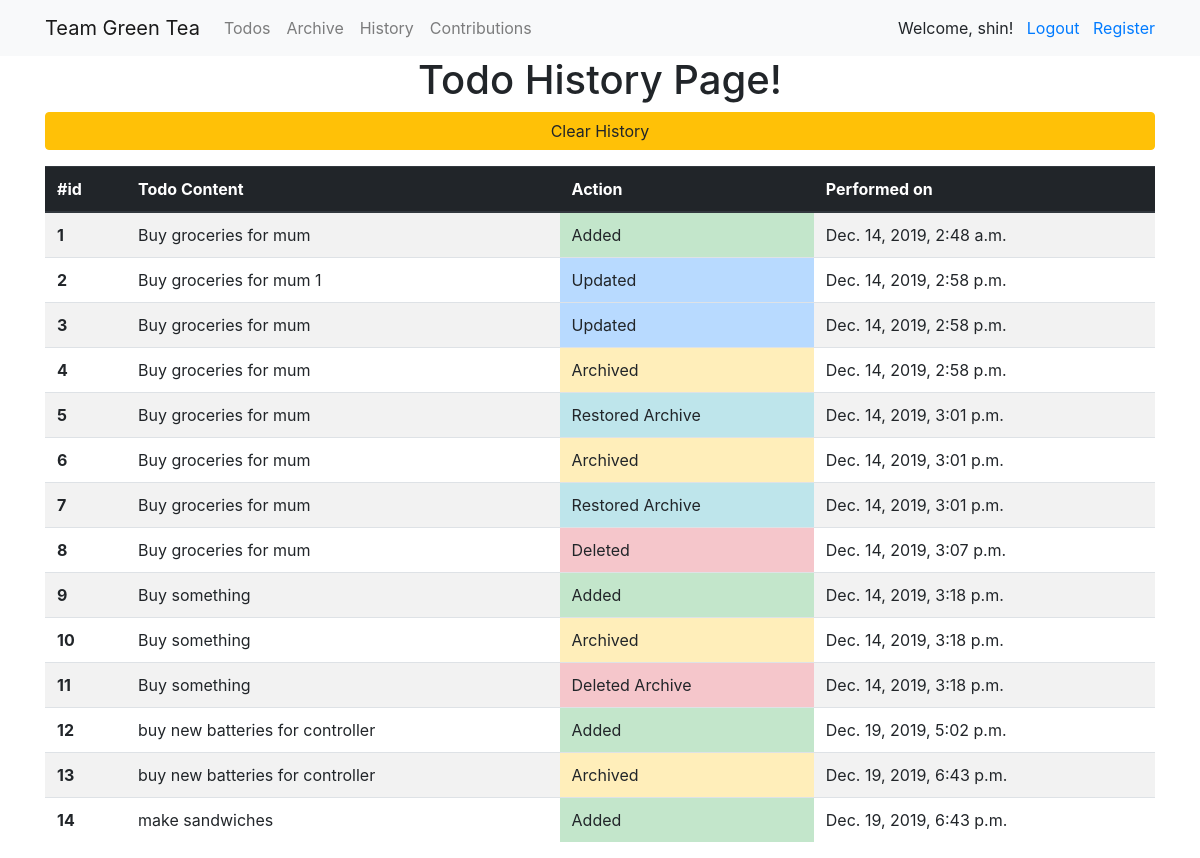
Screenshot of /todo_history/ (signed in) with the database file from the repository.
### todolist/models.py (models this page shows)
class TodoItemLogger(models.Model):
    TYPE = (
        ('A','Added'),
        ('D','Deleted'),
        ('U','Updated'),
        ('AR','Archived'), # Archived a todoitem object
        ('DA','Deleted Archive'), # Deleted an archive object
        ('RA','Restored Archive'), # Restored a todoitem
    )
    content = models.TextField()
    action = models.CharField(max_length=1, choices=TYPE) # Can use object.action_display() to show 'Added' instead of 'A' with object.action
    created_at = models.DateTimeField(default=timezone.now)
    updated_at = models.DateTimeField(auto_now=True)

### todolist/views.py (the view)
# urls.py: path("todo_history/", todoHistoryView),
def todoHistoryView(request):
    all_todos_items = TodoItemLogger.objects.all()
    return render(request, 'history.html', {'all_items': all_todos_items})

### todolist/templates/history.html
{% extends "base.html" %}
{% block page_content %}
<h1 class="text-center">Todo History Page!</h1>
{% if user.is_authenticated %}
<form action="/clearHistory/" method="post">{% csrf_token %}
    <input class="btn btn-warning btn-block" type="submit" value="Clear History" />
</form>
<table class="table table-striped">
    <thead class="thead-dark">
        <tr>
            <th scope="col">#id</th>
            <th scope="col">Todo Content</th>
            <th scope="col">Action</th>
            <th scope="col">Performed on</th>
        </tr>
    </thead>
    <tbody>
        {% for todo_item in all_items %}
        <tr>
            <th scope="row">{{todo_item.id}}</th>
            <td>{{todo_item.content}}</td>
            {% if todo_item.action == "A" %}
            <td class="table-success">{{ todo_item.get_action_display}}</td>
            {% elif todo_item.action == "D" or todo_item.action == "DA" %}
            <td class="table-danger">{{ todo_item.get_action_display}}</td>
            {% elif todo_item.action == "U" %}
            <td class="table-primary">{{ todo_item.get_action_display}}</td>
            {% elif todo_item.action == "AR" %}
            <td class="table-warning">{{ todo_item.get_action_display}}</td>
            {% else %}
            <td class="table-info">{{ todo_item.get_action_display}}</td>
            {% endif %}
            <td>{{todo_item.created_at}}</td>
            </tr>
            {% endfor %}
        </tbody>
    </table>
{% else %}
<div class="alert alert-warning" role="alert">
    You're not logged in!
</div>
{% endif %}
{% endblock %}

### todolist/templates/base.html (shortened to what this page needs)
<link rel="stylesheet" href="https://stackpath.bootstrapcdn.com/bootstrap/4.1.3/css/bootstrap.min.css">
<nav class="navbar navbar-expand-lg navbar-light bg-light">
    <div class="container">
        <a class="navbar-brand" href="/todo">Team Green Tea</a>
        <div class="collapse navbar-collapse" id="navbarSupportedContent">
          <ul class="navbar-nav mr-auto">
            <li class="nav-item">
              <a class="nav-link" href="/todo">Todos</a>
            </li>
            <li class="nav-item">
              <a class="nav-link" href="/todoArchived">Archive</a>
            </li>
            <li class="nav-item">
              <a class="nav-link" href="/todo_history">History</a>
            </li>
            <li class="nav-item">
              <a class="nav-link" href="{% url 'todolist_contributions' %}">Contributions</a>
            </li>
          </ul>
          {% if user.is_authenticated %}
            Welcome, {{ user.username}}!&nbsp;&nbsp;&nbsp;
            <a href="{% url 'logout' %}">Logout</a>
          {% else %}
            <a href="{% url 'login' %}">Login</a>
          {% endif %}
          &nbsp;&nbsp;&nbsp;<a href="/register">Register</a>
        </div>
    </div>
</nav>
<div class="container">
    {% block page_content %}{% endblock %}
</div>

### rows the page displays
TodoItemLogger: id "1", content "Buy groceries for mum", action "Added", created_at "Dec. 14, 2019, 2:48 a.m."
TodoItemLogger: id "2", content "Buy groceries for mum 1", action "Updated", created_at "Dec. 14, 2019, 2:58 p.m."
TodoItemLogger: id "3", content "Buy groceries for mum", action "Updated", created_at "Dec. 14, 2019, 2:58 p.m."
TodoItemLogger: id "4", content "Buy groceries for mum", action "Archived", created_at "Dec. 14, 2019, 2:58 p.m."
TodoItemLogger: id "5", content "Buy groceries for mum", action "Restored Archive", created_at "Dec. 14, 2019, 3:01 p.m."
TodoItemLogger: id "6", content "Buy groceries for mum", action "Archived", created_at "Dec. 14, 2019, 3:01 p.m."
TodoItemLogger: id "7", content "Buy groceries for mum", action "Restored Archive", created_at "Dec. 14, 2019, 3:01 p.m."
TodoItemLogger: id "8", content "Buy groceries for mum", action "Deleted", created_at "Dec. 14, 2019, 3:07 p.m."
TodoItemLogger: id "9", content "Buy something", action "Added", created_at "Dec. 14, 2019, 3:18 p.m."
TodoItemLogger: id "10", content "Buy something", action "Archived", created_at "Dec. 14, 2019, 3:18 p.m."
TodoItemLogger: id "11", content "Buy something", action "Deleted Archive", created_at "Dec. 14, 2019, 3:18 p.m."
TodoItemLogger: id "12", content "buy new batteries for controller", action "Added", created_at "Dec. 19, 2019, 5:02 p.m."
TodoItemLogger: id "13", content "buy new batteries for controller", action "Archived", created_at "Dec. 19, 2019, 6:43 p.m."
TodoItemLogger: id "14", content "make sandwiches", action "Added", created_at "Dec. 19, 2019, 6:43 p.m."

### other values shown
{{ user.username }} "shin"
